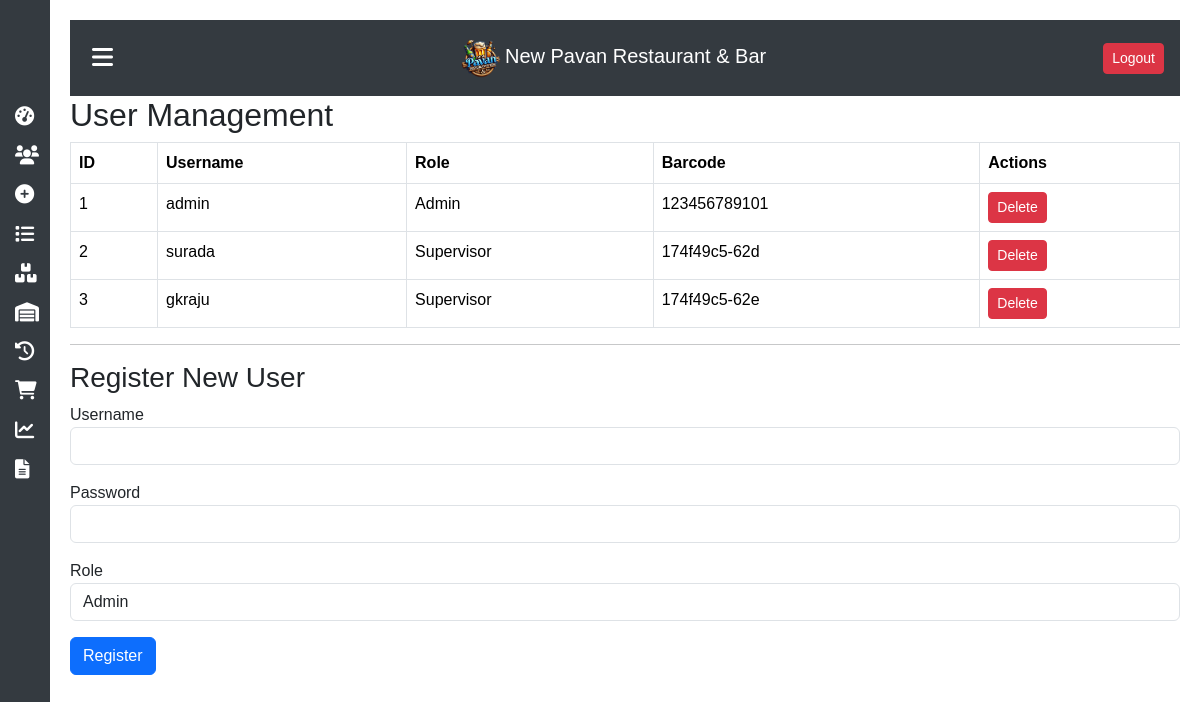
Page /admin/user-management (signed in) on the committed database.
### app2.py (models this page shows)
class User(db.Model):
    id = db.Column(db.Integer, primary_key=True)
    username = db.Column(db.String(80), unique=True, nullable=False)
    password = db.Column(db.String(200), nullable=False)
    role = db.Column(db.String(20), nullable=False)
    barcode = db.Column(db.String(50), unique=True, nullable=False)

### app2.py (the view)
@app.route('/admin/user-management')
def user_management():
    if 'role' in session and session['role'] == 'Admin':
        users = User.query.all()
        return render_template('partials/user_management.html', users=users)
    return jsonify({'message': 'Unauthorized'}), 403

### app2.py (called while the page is built)
@app.context_processor
def inject_user_details():
    return {
        'current_user': {
            'id': session.get('user_id'),
            'role': session.get('role'),
            'username': session.get('username')
        }
    }

### templates/partials/user_management.html (shortened to what this page needs)
{% extends 'base.html' %}
{% block content %}
<h2>User Management</h2>
<table class="table table-bordered">
    <thead>
        <tr>
            <th>ID</th>
            <th>Username</th>
            <th>Role</th>
            <th>Barcode</th>
            <th>Actions</th>
        </tr>
    </thead>
    <tbody>
        {% for user in users %}
        <tr>
            <td>{{ user.id }}</td>
            <td>{{ user.username }}</td>
            <td>{{ user.role }}</td>
            <td>{{ user.barcode }}</td>
            <td>
                <form method="POST" action="{{ url_for('delete_user', id=user.id) }}" class="d-inline">
                    <button type="submit" class="btn btn-danger btn-sm">Delete</button>
                </form>
            </td>
        </tr>
        {% endfor %}
    </tbody>
</table>
<hr>
<h3>Register New User</h3>
<form method="POST" action="{{ url_for('add_user') }}">
    <div class="mb-3">
        <label>Username</label>
        <input type="text" name="username" class="form-control" required>
    </div>
    <div class="mb-3">
        <label>Password</label>
        <input type="password" name="password" class="form-control" required>
    </div>
    <div class="mb-3">
        <label>Role</label>
        <select name="role" class="form-control" required>
            <option value="Admin">Admin</option>
        </select>
    </div>
    <button type="submit" class="btn btn-primary">Register</button>
</form>
{% endblock %}

### templates/base.html (style rules this page uses)
body { display: flex; min-height: 100vh; margin: 0; font-family: Arial, sans-serif; }

### rows in the picture
User: id "1", username "admin", role "Admin", barcode "123456789101"
User: id "2", username "surada", role "Supervisor", barcode "174f49c5-62d"
User: id "3", username "gkraju", role "Supervisor", barcode "174f49c5-62e"
